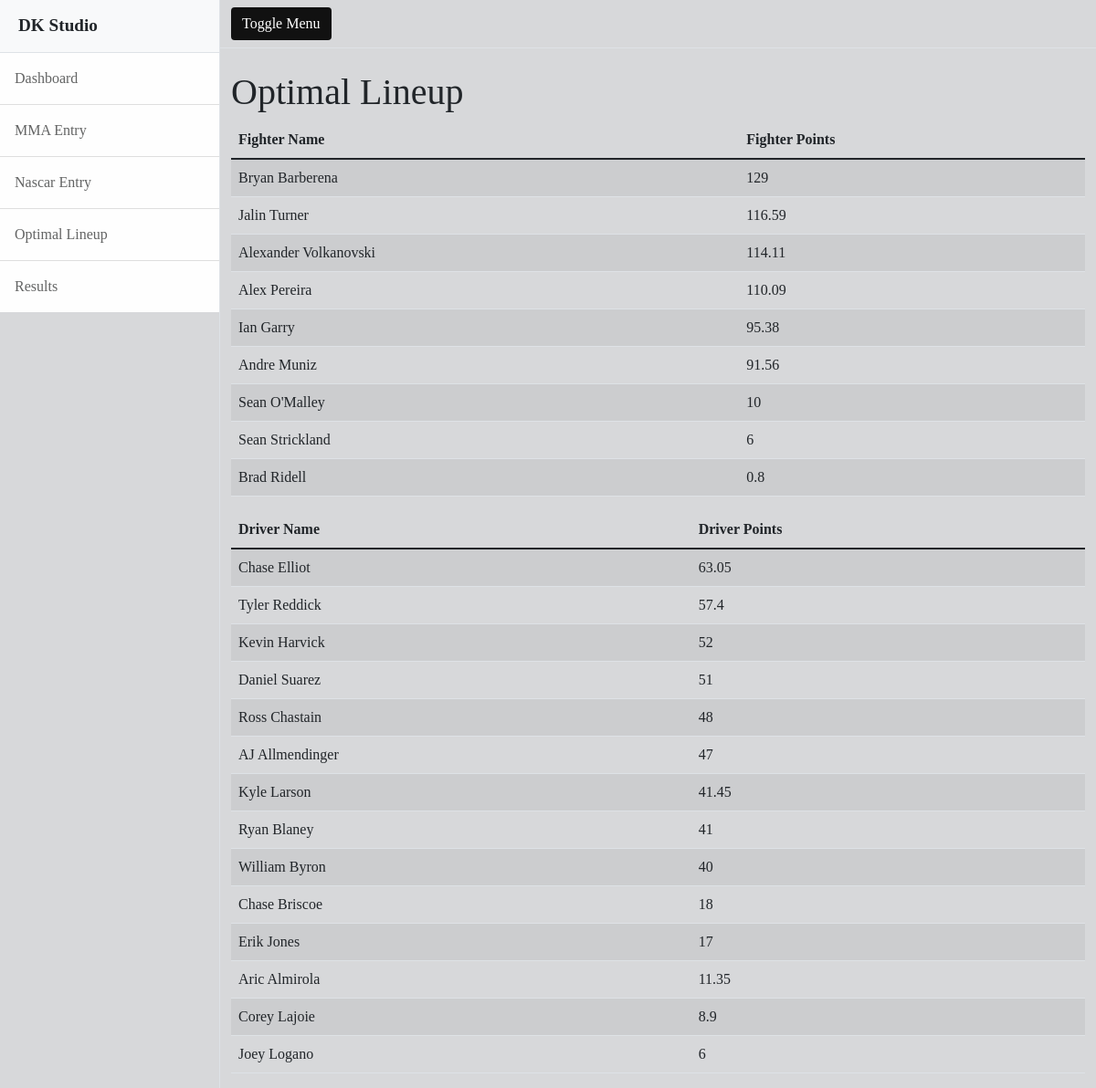
The app's page /optimal with its own data.
### app.py (models this page shows)
class Fighter(db.Model):
    id = db.Column(db.Integer, primary_key=True)
    fighter_name = db.Column(db.String(80))
    fighter_points = db.Column(db.Integer)
    fighter_class = db.Column(db.String(80))

class Nascar(db.Model):
    id = db.Column(db.Integer, primary_key=True)
    driver_name = db.Column(db.String(80))
    driver_points = db.Column(db.Integer)
    miles_in_race = db.Column(db.Integer)

### app.py (the view)
@app.route('/optimal')
def optimal():
    fighters = Fighter.query.order_by(desc(Fighter.fighter_points))
    drivers = Nascar.query.order_by(desc(Nascar.driver_points))
    return render_template('optimal.html', fighters=fighters, drivers=drivers)

### templates/optimal.html
{% include 'includes/header.html' %}
<div id="page-content-wrapper">
    <nav class="navbar top-nav navbar-expand-lg navbar-light bg-light border-bottom">
        <div class="container-fluid">
            <button class="btn btn-primary" id="sidebarToggle">Toggle Menu</button>
        </div>
    </nav>
    <div class="container-fluid">
        <h1 class="mt-4">Optimal Lineup</h1>
        <div class="row">
            <div class="col-md-12">
                <table class="table table-striped">
                    <thead>
                    <tr>
                        <th scope="col">Fighter Name</th>
                        <th scope="col">Fighter Points</th>
                    </tr>
                    </thead>
                    <tbody>
                    {% for fighter in fighters %}
                        <tr>
                            <td>{{ fighter.fighter_name }}</td>
                            <td>{{ fighter.fighter_points }}</td>
                        </tr>
                    {% endfor %}
                    </tbody>
                </table>
            </div>
        </div>
        <div class="row">
            <div class="col-md-12">
                <table class="table table-striped">
                    <thead>
                    <tr>
                        <th scope="col">Driver Name</th>
                        <th scope="col">Driver Points</th>
                    </tr>
                    </thead>
                    <tbody>
                    {% for driver in drivers %}
                        <tr>
                            <td>{{ driver.driver_name }}</td>
                            <td>{{ driver.driver_points }}</td>
                        </tr>
                    {% endfor %}
                    </tbody>
                </table>
            </div>
        </div>
    </div>
</div>
{% include 'includes/footer.html' %}

### static/css/app.css (style rules this page uses)
body { background-color: #d7d8da; font-family: Georgia, "Times New Roman", Times, serif; }
.side-nav, .top-nav { background-color: #d7d8da !important; }
.btn-primary { background-color: #111; border: none; }

### records on screen
Fighter: fighter_name "Bryan Barberena", fighter_points "129"
Fighter: fighter_name "Jalin Turner", fighter_points "116.59"
Fighter: fighter_name "Alexander Volkanovski", fighter_points "114.11"
Fighter: fighter_name "Alex Pereira", fighter_points "110.09"
Fighter: fighter_name "Ian Garry", fighter_points "95.38"
Fighter: fighter_name "Andre Muniz", fighter_points "91.56"
Fighter: fighter_name "Sean O'Malley", fighter_points "10"
Fighter: fighter_name "Sean Strickland", fighter_points "6"
Fighter: fighter_name "Brad Ridell", fighter_points "0.8"
Nascar: driver_name "Chase Elliot", driver_points "63.05"
Nascar: driver_name "Tyler Reddick", driver_points "57.4"
Nascar: driver_name "Kevin Harvick", driver_points "52"
Nascar: driver_name "Daniel Suarez", driver_points "51"
Nascar: driver_name "Ross Chastain", driver_points "48"
Nascar: driver_name "AJ Allmendinger", driver_points "47"
Nascar: driver_name "Kyle Larson", driver_points "41.45"
Nascar: driver_name "Ryan Blaney", driver_points "41"
Nascar: driver_name "William Byron", driver_points "40"
Nascar: driver_name "Chase Briscoe", driver_points "18"
Nascar: driver_name "Erik Jones", driver_points "17"
Nascar: driver_name "Aric Almirola", driver_points "11.35"
Nascar: driver_name "Corey Lajoie", driver_points "8.9"
Nascar: driver_name "Joey Logano", driver_points "6"
